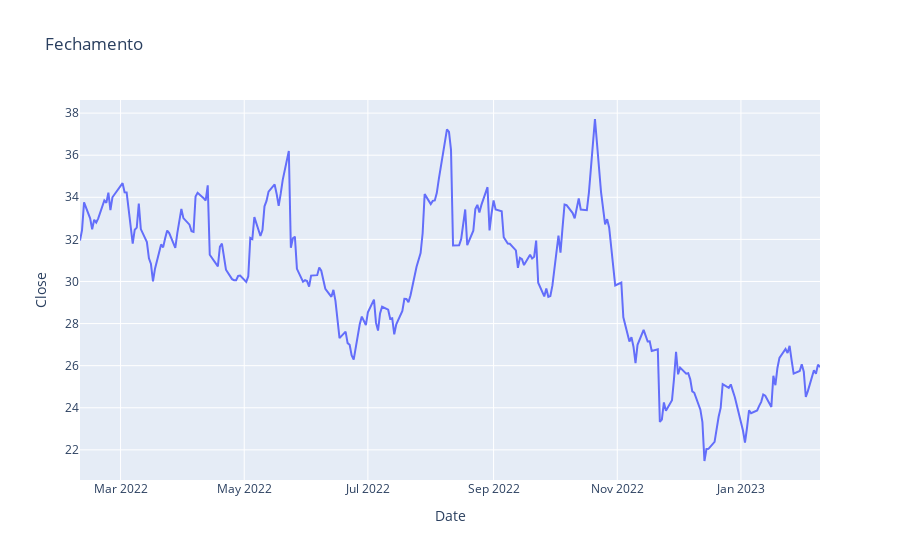

The code cell stored with this chart in its notebook:
### Markdown cell above
## Plotly

O PLOTLY é uma biblioteca Python de plotagem interativa e de código aberto que oferece suporte a mais de 40 tipos de gráficos exclusivos, abrangendo uma ampla variedade de casos de uso estatísticos, financeiros, geográficos, científicos e tridimensionais.

plotly.express (px) é uma maneira rápida e fácil de criar visualizações dinâmicas de dados.
plotly.graph_objects (go) é a API de nível inferior que concede mais controle sobre suas visualizações, mas é mais intensiva em código.

### Code cell
Periodo = 5
Dados['Media_Movel'] = Dados['Close'].rolling( window=Periodo ).mean()

Figure = px.line(
    Dados,
    y='Close',
    title='Fechamento'
)

Figure.show()

### Figure 1 — Plotly figure (JSON) as saved in the notebook; plotly's stock layout.template omitted (floating-point values rounded to 4 significant figures; data arrays with more than 128 entries replaced by an {"elided": "..."} marker saying what was removed)
{"data": [{"hovertemplate": "Date=%{x}<br>Close=%{y}<extra></extra>", "legendgroup": "", "line": {"color": "#636efa", "dash": "solid"}, "marker": {"symbol": "circle"}, "mode": "lines", "name": "", "orientation": "v", "showlegend": false, "type": "scatter", "x": {"elided": "252 str values"}, "xaxis": "x", "y": {"elided": "252 float values"}, "yaxis": "y"}], "layout": {"legend": {"tracegroupgap": 0}, "title": {"text": "Fechamento"}, "xaxis": {"anchor": "y", "domain": [0, 1], "title": {"text": "Date"}}, "yaxis": {"anchor": "x", "domain": [0, 1], "title": {"text": "Close"}}}}
